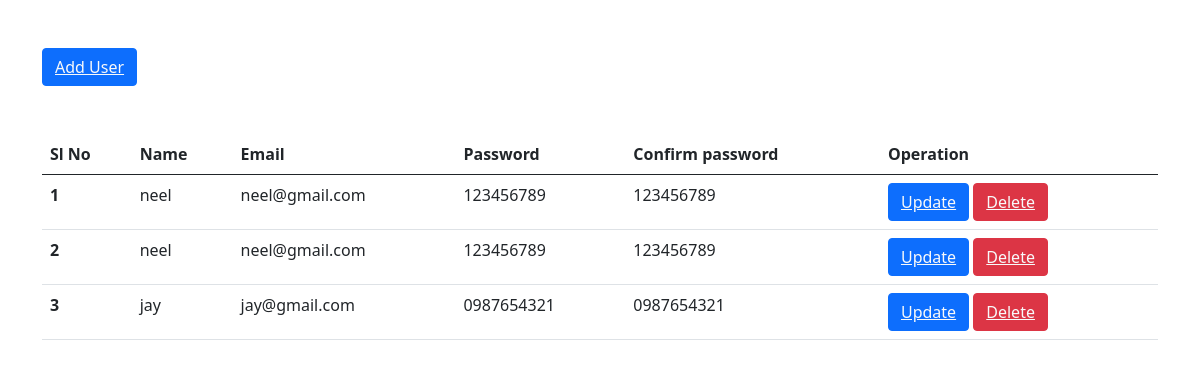
Page /userdata.php on the committed database.
### tables this page shows
CREATE TABLE `register` (
  `id` int(100) NOT NULL,
  `name` varchar(100) NOT NULL,
  `email` varchar(100) NOT NULL,
  `password` varchar(200) NOT NULL,
  `confirmpassword` varchar(200) NOT NULL
);

### userdata.php (the view, shortened to what this page needs)
<?php
$db_host="localhost";
$db_user="root";
$db_password="";
$db_name="tour";
$con=mysqli_connect($db_host,$db_user ,$db_password ,$db_name);
?>
<!DOCTYPE html>
<html lang="en">
<head>
      <link href="https://cdn.jsdelivr.net/npm/bootstrap@5.0.2/dist/css/bootstrap.min.css" rel="stylesheet"
>
</head>
<body>
    <div class="container">
        <button class="btn btn-primary my-5"><a href="registerform.php" class="text-light"> Add User</a></button>
        <table class="table">
  <thead>
    <tr>
      <th scope="col">Sl No</th>
      <th scope="col">Name</th>
      <th scope="col">Email</th>
      <th scope="col">Password</th>
      <th scope="col">Confirm password</th>
      <th scope="col">Operation</th>
    </tr>
  </thead>
  <tbody class="table-group-divider">
  <?php
   $sql="Select * from `register`";
   $result=mysqli_query($con,$sql);
   if($result){
    while($row=mysqli_fetch_assoc($result))
    {
    $id=$row['id'];
    $name=$row['name'];
    $email=$row['email'];
    $password=$row['password'];
    $confirmpassword=$row['confirmpassword'];
echo '<tr>
<th scope="row">'.$id.'</th>
  <td>'.$name.'</td>
  <td>'.$email.'</td>
  <td>'.$password.'</td>
  <td>'.$confirmpassword.'</td>
  <td>
  <button class="btn btn-primary"><a href="userupdate.php? updateid='.$id.'" class="text-light">Update</a></button>
  <button class="btn btn-danger"><a href="userdelete.php? deleteid='.$id.'" class="text-light">Delete</a></button>
  </td>
</tr>';
}
}
?>
  </tbody>
</table>
    </div>
</body>
</html>

### rows in the picture
register: id "1", name "neel", email "neel@gmail.com", password "123456789", confirmpassword "123456789"
register: id "2", name "neel", email "neel@gmail.com", password "123456789", confirmpassword "123456789"
register: id "3", name "jay", email "jay@gmail.com", password "0987654321", confirmpassword "0987654321"
